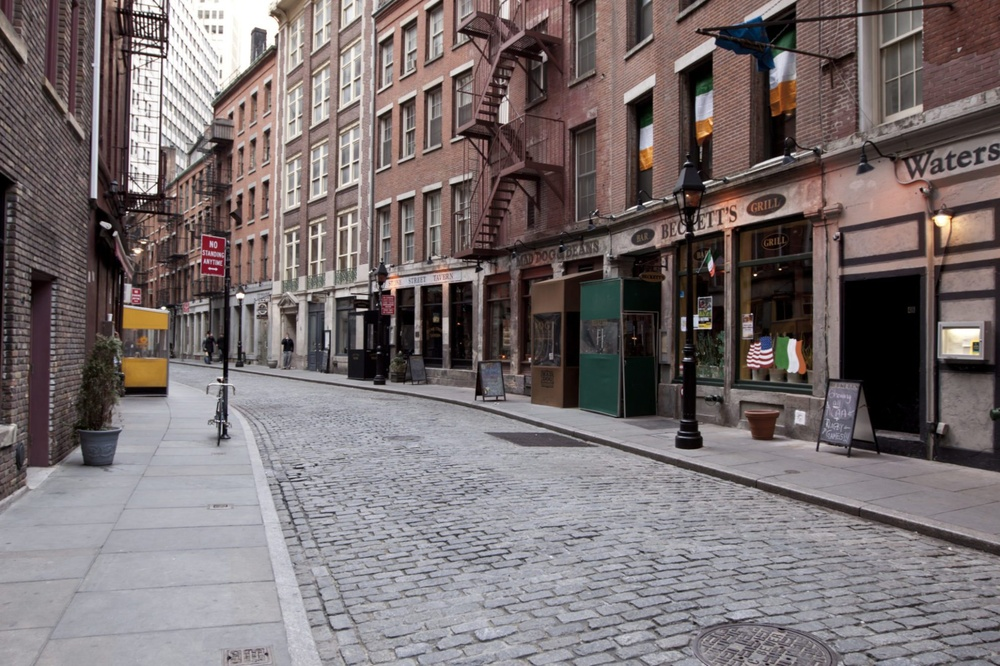
#> input picture Proj3 - Fourier Transform/WallStreetIn.jpg, 1000 x 666 px, shrunk from 1984 x 1322 before the run
$ python project3.py
#> lines starting #> are read from the running program, lines starting #| are printed output that depends on the picture
import cv2 as cv
import numpy as np
from matplotlib import pyplot as plt
import matplotlib

def image_spectrum(img):

    f = np.fft.fft2(img)
    fshift = np.fft.fftshift(f)
    magnitude_spectrum = 20*np.log(np.abs(fshift))
    plt.subplot(121),plt.imshow(img, cmap = 'gray')
    plt.title('Input Image'), plt.xticks([]), plt.yticks([])
    plt.subplot(122),plt.imshow(magnitude_spectrum, cmap = 'gray')
    plt.title('Magnitude Spectrum'), plt.xticks([]), plt.yticks([])
    plt.show()
    return fshift

def inverse_fourier(img):

    f = np.fft.fft2(img)
    fshift = np.fft.fftshift(f)
    rows, cols = img.shape
#> rows = 666; cols = 1000
    crow,ccol = rows/2 , cols/2
#> crow = 333; ccol = 500
    fshift[int(crow-30):int(crow+30), int(ccol-30):int(ccol+30)] = 0
    f_ishift = np.fft.ifftshift(fshift)

    img_back = np.fft.ifft2(f_ishift)

    magnitude_spectrum = 20*np.log(np.abs(f_ishift))

    img_back = np.abs(img_back)
    plt.subplot(121),plt.imshow(img, cmap = 'gray')
    plt.title('Input Image'), plt.xticks([]), plt.yticks([])
    plt.subplot(122),plt.imshow(magnitude_spectrum, cmap = 'gray')
    plt.title('Inverse Spectrum'), plt.xticks([]), plt.yticks([])
    plt.show()


def mean_filter(img):
    kernel = np.ones((5,5),np.float32)/9
    dst = cv.filter2D(img,-1,kernel)

    plt.subplot(121),plt.imshow(img),plt.title('Original')
    plt.xticks([]), plt.yticks([])
    plt.subplot(122),plt.imshow(dst),plt.title('Mean')
    plt.xticks([]), plt.yticks([])
    plt.show()
    return dst

def multiplyimages(img1, img2):
    res = img1 * img2

    plt.subplot(131),plt.imshow(img1),plt.title('Image 1')
    plt.xticks([]), plt.yticks([])
    plt.subplot(132),plt.imshow(img2),plt.title('Image 2')
    plt.xticks([]), plt.yticks([])
    plt.subplot(133),plt.imshow(res),plt.title('Result')
    plt.xticks([]), plt.yticks([])

    plt.show()
    return res

def multiplyFourier(img1,img2):
    res1= image_spectrum(img1)
    res2 =image_spectrum(img2)
    res = res1 * res2
    magnitude_spectrum = 20*np.log(np.abs(res))
    plt.subplot(121),plt.imshow(magnitude_spectrum),plt.title('Fourier multiplication')
    plt.xticks([]), plt.yticks([])
    plt.show()
#    return res

def add_noise(img):
    noise1 = img +3 * img.std() * np.random.random(img.shape)
    alot = 4 * img.max() + np.random.random(img.shape)
    noise2 = alot + noise1
    return noise1, noise2

if __name__ =="__main__":
    image = cv.imread('WallStreetIn.jpg', 0)
    image_spectrum(image)    ##
    inverse_fourier(image)

    img1= cv.imread('test3.jpg',0)
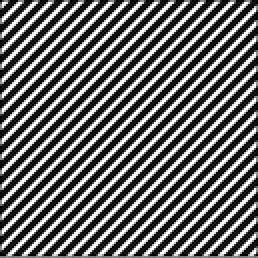
#> input picture Proj3 - Fourier Transform/test3.jpg, 129 x 129 px, shrunk from 256 x 256 before the run (shown 2 times larger)
#> img1 is the input picture: shape (129, 129); min 0, max 255, mean 107
    image_spectrum(img1)
    dst = mean_filter(img1)
    image_spectrum (dst)

    img2 = cv.imread('test2.jpg',0)
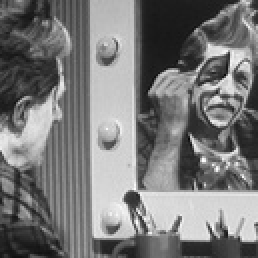
#> input picture Proj3 - Fourier Transform/test2.jpg, 129 x 129 px, shrunk from 256 x 256 before the run (shown 2 times larger)
#> img2 is the input picture: shape (129, 129); min 5, max 255, mean 120.3
    image_spectrum(img2)
    noise_img1, noise_img2 = add_noise(img2)
#> in add_noise, `noise1 = img +3 * img.std() * np.random.random(img.shape)`:
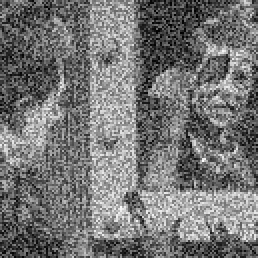
#> noise1: shape (129, 129) float64 (shown 2 times larger); min 25.39, max 436.8, mean 214; drawn with min black and max white
#> in add_noise, `alot = 4 * img.max() + np.random.random(img.shape)`:
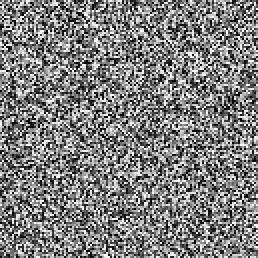
#> alot: shape (129, 129) float64 (shown 2 times larger); min 1020, max 1021, mean 1020.5; drawn with min black and max white
    image_spectrum(noise_img1)
    image_spectrum(noise_img2)

    img1= cv.imread('test3.jpg',0)
    image_spectrum(img1)
    img3 = cv.imread('test4.jpg',0)
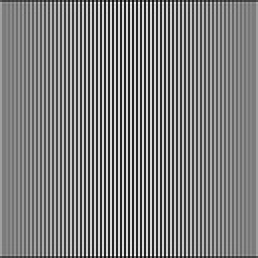
#> input picture Proj3 - Fourier Transform/test4.jpg, 129 x 129 px, shrunk from 256 x 256 before the run (shown 2 times larger)
#> img3 is the input picture: shape (129, 129); min 17, max 236, mean 127.5
    image_spectrum(img3)

    mulImg=multiplyimages(img1,img3)
#> in multiplyimages, `res = img1 * img2`:
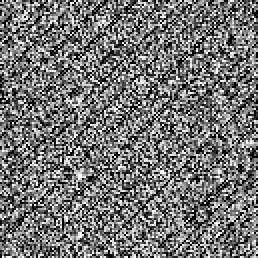
#> res: shape (129, 129) (shown 2 times larger); min 0, max 255, mean 115.8
    image_spectrum(mulImg)

    multiplyFourier(img1,img3)
#> in multiplyFourier, `magnitude_spectrum = 20*np.log(np.abs(res))`:
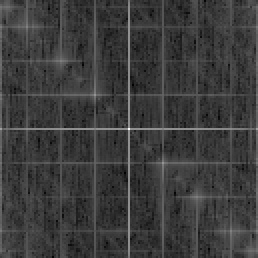
#> magnitude_spectrum: shape (129, 129) float64 (shown 2 times larger); min 75.52, max 579.2, mean 195.2; drawn with min black and max white
